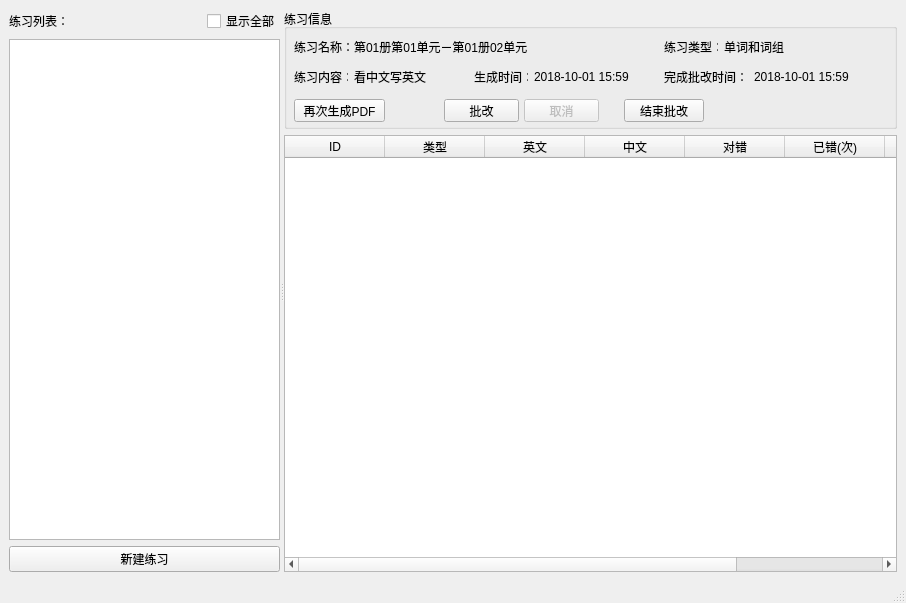
<?xml version="1.0" encoding="UTF-8"?>
<ui version="4.0">
 <class>MainWindow</class>
 <widget class="QMainWindow" name="MainWindow">
  <property name="geometry">
   <rect>
    <x>0</x>
    <y>0</y>
    <width>906</width>
    <height>603</height>
   </rect>
  </property>
  <property name="windowTitle">
   <string>练习浏览</string>
  </property>
  <widget class="QWidget" name="centralwidget">
   <layout class="QHBoxLayout" name="horizontalLayout_2">
    <item>
     <widget class="QSplitter" name="splitter">
      <property name="sizePolicy">
       <sizepolicy hsizetype="Expanding" vsizetype="Preferred">
        <horstretch>0</horstretch>
        <verstretch>0</verstretch>
       </sizepolicy>
      </property>
      <property name="orientation">
       <enum>Qt::Horizontal</enum>
      </property>
      <widget class="QWidget" name="layoutWidget">
       <layout class="QVBoxLayout" name="verticalLayout">
        <property name="sizeConstraint">
         <enum>QLayout::SetDefaultConstraint</enum>
        </property>
        <item>
         <layout class="QHBoxLayout" name="horizontalLayout">
          <item>
           <widget class="QLabel" name="label">
            <property name="text">
             <string>练习列表：</string>
            </property>
            <property name="buddy">
             <cstring>listTesting</cstring>
            </property>
           </widget>
          </item>
          <item alignment="Qt::AlignRight">
           <widget class="QCheckBox" name="dispAll">
            <property name="text">
             <string>显示全部</string>
            </property>
           </widget>
          </item>
         </layout>
        </item>
        <item>
         <widget class="QListWidget" name="listTesting">
          <property name="minimumSize">
           <size>
            <width>150</width>
            <height>0</height>
           </size>
          </property>
          <property name="maximumSize">
           <size>
            <width>16777215</width>
            <height>16777215</height>
           </size>
          </property>
         </widget>
        </item>
        <item>
         <widget class="QPushButton" name="btnNew">
          <property name="minimumSize">
           <size>
            <width>75</width>
            <height>0</height>
           </size>
          </property>
          <property name="text">
           <string>新建练习</string>
          </property>
         </widget>
        </item>
       </layout>
      </widget>
      <widget class="QWidget" name="layoutWidget">
       <layout class="QVBoxLayout" name="verticalLayout_2">
        <item>
         <widget class="QGroupBox" name="groupTestingInfo">
          <property name="sizePolicy">
           <sizepolicy hsizetype="Preferred" vsizetype="Fixed">
            <horstretch>0</horstretch>
            <verstretch>0</verstretch>
           </sizepolicy>
          </property>
          <property name="minimumSize">
           <size>
            <width>580</width>
            <height>120</height>
           </size>
          </property>
          <property name="title">
           <string>练习信息</string>
          </property>
          <widget class="QPushButton" name="btnCreate">
           <property name="geometry">
            <rect>
             <x>10</x>
             <y>90</y>
             <width>91</width>
             <height>23</height>
            </rect>
           </property>
           <property name="minimumSize">
            <size>
             <width>75</width>
             <height>0</height>
            </size>
           </property>
           <property name="toolTip">
            <string>生成指定设置的PDF练习文件</string>
           </property>
           <property name="text">
            <string>再次生成PDF</string>
           </property>
          </widget>
          <widget class="QLabel" name="label_2">
           <property name="geometry">
            <rect>
             <x>10</x>
             <y>30</y>
             <width>60</width>
             <height>16</height>
            </rect>
           </property>
           <property name="text">
            <string>练习名称：</string>
           </property>
          </widget>
          <widget class="QLabel" name="t_name">
           <property name="geometry">
            <rect>
             <x>70</x>
             <y>30</y>
             <width>181</width>
             <height>16</height>
            </rect>
           </property>
           <property name="text">
            <string>第01册第01单元－第01册02单元</string>
           </property>
          </widget>
          <widget class="QLabel" name="label_3">
           <property name="geometry">
            <rect>
             <x>380</x>
             <y>30</y>
             <width>54</width>
             <height>16</height>
            </rect>
           </property>
           <property name="text">
            <string>练习类型：</string>
           </property>
          </widget>
          <widget class="QLabel" name="t_type">
           <property name="geometry">
            <rect>
             <x>440</x>
             <y>30</y>
             <width>111</width>
             <height>16</height>
            </rect>
           </property>
           <property name="text">
            <string>单词和词组</string>
           </property>
          </widget>
          <widget class="QLabel" name="label_5">
           <property name="geometry">
            <rect>
             <x>10</x>
             <y>60</y>
             <width>54</width>
             <height>16</height>
            </rect>
           </property>
           <property name="text">
            <string>练习内容：</string>
           </property>
          </widget>
          <widget class="QLabel" name="t_content">
           <property name="geometry">
            <rect>
             <x>70</x>
             <y>60</y>
             <width>161</width>
             <height>16</height>
            </rect>
           </property>
           <property name="text">
            <string>看中文写英文</string>
           </property>
          </widget>
          <widget class="QLabel" name="label_7">
           <property name="geometry">
            <rect>
             <x>190</x>
             <y>60</y>
             <width>54</width>
             <height>16</height>
            </rect>
           </property>
           <property name="text">
            <string>生成时间：</string>
           </property>
          </widget>
          <widget class="QLabel" name="t_CreateTime">
           <property name="geometry">
            <rect>
             <x>250</x>
             <y>60</y>
             <width>121</width>
             <height>16</height>
            </rect>
           </property>
           <property name="text">
            <string>2018-10-01 15:59</string>
           </property>
          </widget>
          <widget class="QLabel" name="label_9">
           <property name="geometry">
            <rect>
             <x>380</x>
             <y>60</y>
             <width>81</width>
             <height>16</height>
            </rect>
           </property>
           <property name="text">
            <string>完成批改时间：</string>
           </property>
          </widget>
          <widget class="QLabel" name="t_LastModi">
           <property name="geometry">
            <rect>
             <x>470</x>
             <y>60</y>
             <width>121</width>
             <height>16</height>
            </rect>
           </property>
           <property name="text">
            <string>2018-10-01 15:59</string>
           </property>
          </widget>
          <widget class="QPushButton" name="btnCorrect">
           <property name="geometry">
            <rect>
             <x>160</x>
             <y>90</y>
             <width>75</width>
             <height>23</height>
            </rect>
           </property>
           <property name="minimumSize">
            <size>
             <width>75</width>
             <height>0</height>
            </size>
           </property>
           <property name="toolTip">
            <string>进入批改状态</string>
           </property>
           <property name="text">
            <string>批改</string>
           </property>
          </widget>
          <widget class="QPushButton" name="btnCancelCorrect">
           <property name="enabled">
            <bool>false</bool>
           </property>
           <property name="geometry">
            <rect>
             <x>240</x>
             <y>90</y>
             <width>75</width>
             <height>23</height>
            </rect>
           </property>
           <property name="minimumSize">
            <size>
             <width>75</width>
             <height>0</height>
            </size>
           </property>
           <property name="toolTip">
            <string>取消本次批改</string>
           </property>
           <property name="text">
            <string>取消</string>
           </property>
          </widget>
          <widget class="QPushButton" name="btnDone">
           <property name="geometry">
            <rect>
             <x>340</x>
             <y>90</y>
             <width>80</width>
             <height>23</height>
            </rect>
           </property>
           <property name="text">
            <string>结束批改</string>
           </property>
          </widget>
         </widget>
        </item>
        <item>
         <widget class="QTableWidget" name="tabWords">
          <property name="enabled">
           <bool>true</bool>
          </property>
          <property name="editTriggers">
           <set>QAbstractItemView::NoEditTriggers</set>
          </property>
          <property name="showDropIndicator" stdset="0">
           <bool>false</bool>
          </property>
          <property name="dragDropOverwriteMode">
           <bool>false</bool>
          </property>
          <property name="selectionMode">
           <enum>QAbstractItemView::NoSelection</enum>
          </property>
          <property name="cornerButtonEnabled">
           <bool>false</bool>
          </property>
          <property name="rowCount">
           <number>0</number>
          </property>
          <column>
           <property name="text">
            <string>ID</string>
           </property>
          </column>
          <column>
           <property name="text">
            <string>类型</string>
           </property>
          </column>
          <column>
           <property name="text">
            <string>英文</string>
           </property>
          </column>
          <column>
           <property name="text">
            <string>中文</string>
           </property>
          </column>
          <column>
           <property name="text">
            <string>对错</string>
           </property>
          </column>
          <column>
           <property name="text">
            <string>已错(次)</string>
           </property>
          </column>
          <column>
           <property name="text">
            <string>已练(次)</string>
           </property>
          </column>
          <column>
           <property name="text">
            <string>错误率(%)</string>
           </property>
          </column>
         </widget>
        </item>
       </layout>
      </widget>
     </widget>
    </item>
   </layout>
  </widget>
  <widget class="QStatusBar" name="statusbar"/>
 </widget>
 <resources/>
 <connections>
  <connection>
   <sender>btnNew</sender>
   <signal>clicked()</signal>
   <receiver>MainWindow</receiver>
   <slot>show()</slot>
   <hints>
    <hint type="sourcelabel">
     <x>212</x>
     <y>557</y>
    </hint>
    <hint type="destinationlabel">
     <x>399</x>
     <y>299</y>
    </hint>
   </hints>
  </connection>
  <connection>
   <sender>btnCorrect</sender>
   <signal>clicked(bool)</signal>
   <receiver>btnCancelCorrect</receiver>
   <slot>setDisabled(bool)</slot>
   <hints>
    <hint type="sourcelabel">
     <x>520</x>
     <y>115</y>
    </hint>
    <hint type="destinationlabel">
     <x>600</x>
     <y>117</y>
    </hint>
   </hints>
  </connection>
  <connection>
   <sender>btnCancelCorrect</sender>
   <signal>clicked(bool)</signal>
   <receiver>btnCancelCorrect</receiver>
   <slot>setEnabled(bool)</slot>
   <hints>
    <hint type="sourcelabel">
     <x>600</x>
     <y>121</y>
    </hint>
    <hint type="destinationlabel">
     <x>600</x>
     <y>121</y>
    </hint>
   </hints>
  </connection>
 </connections>
</ui>
